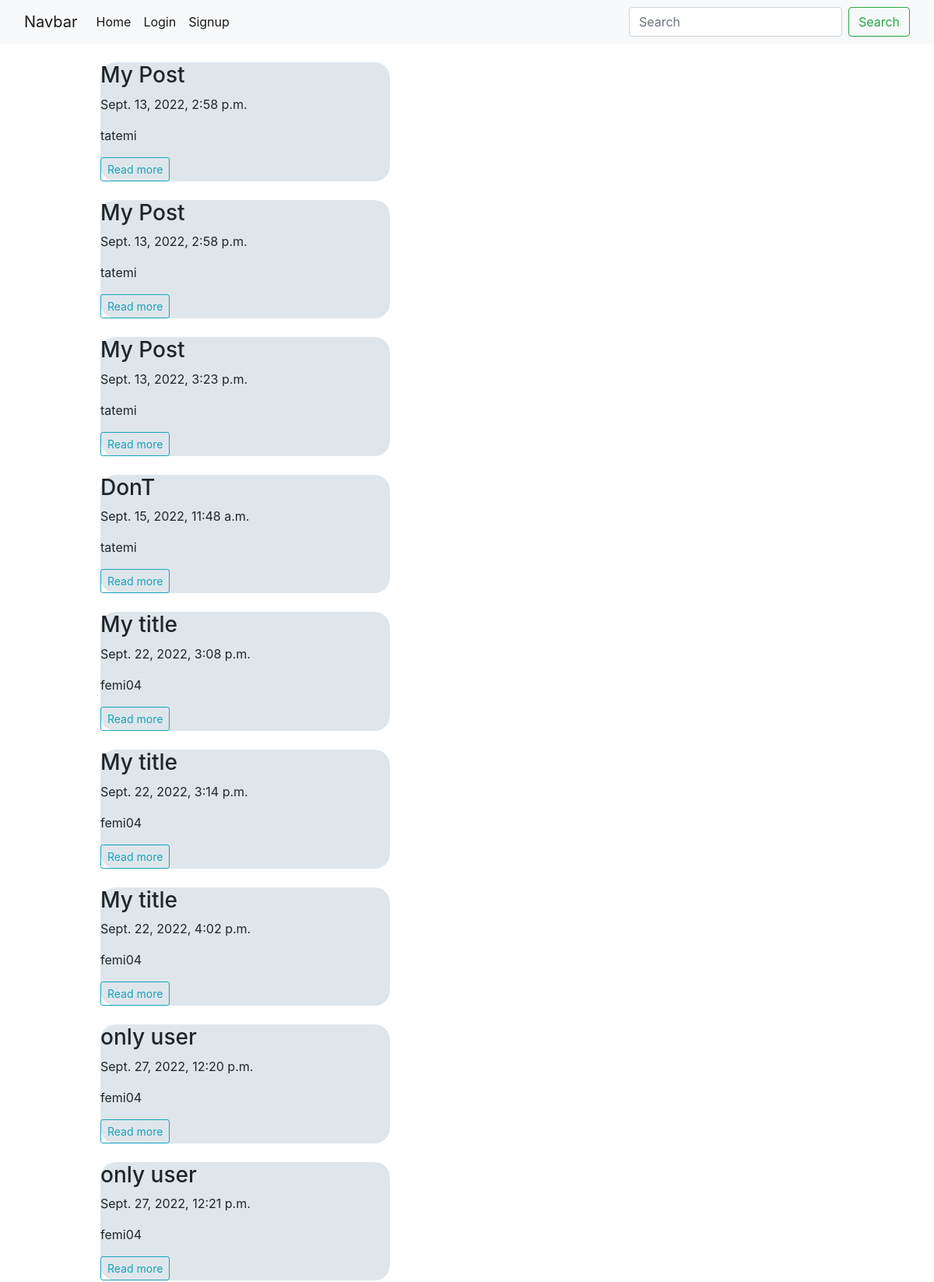
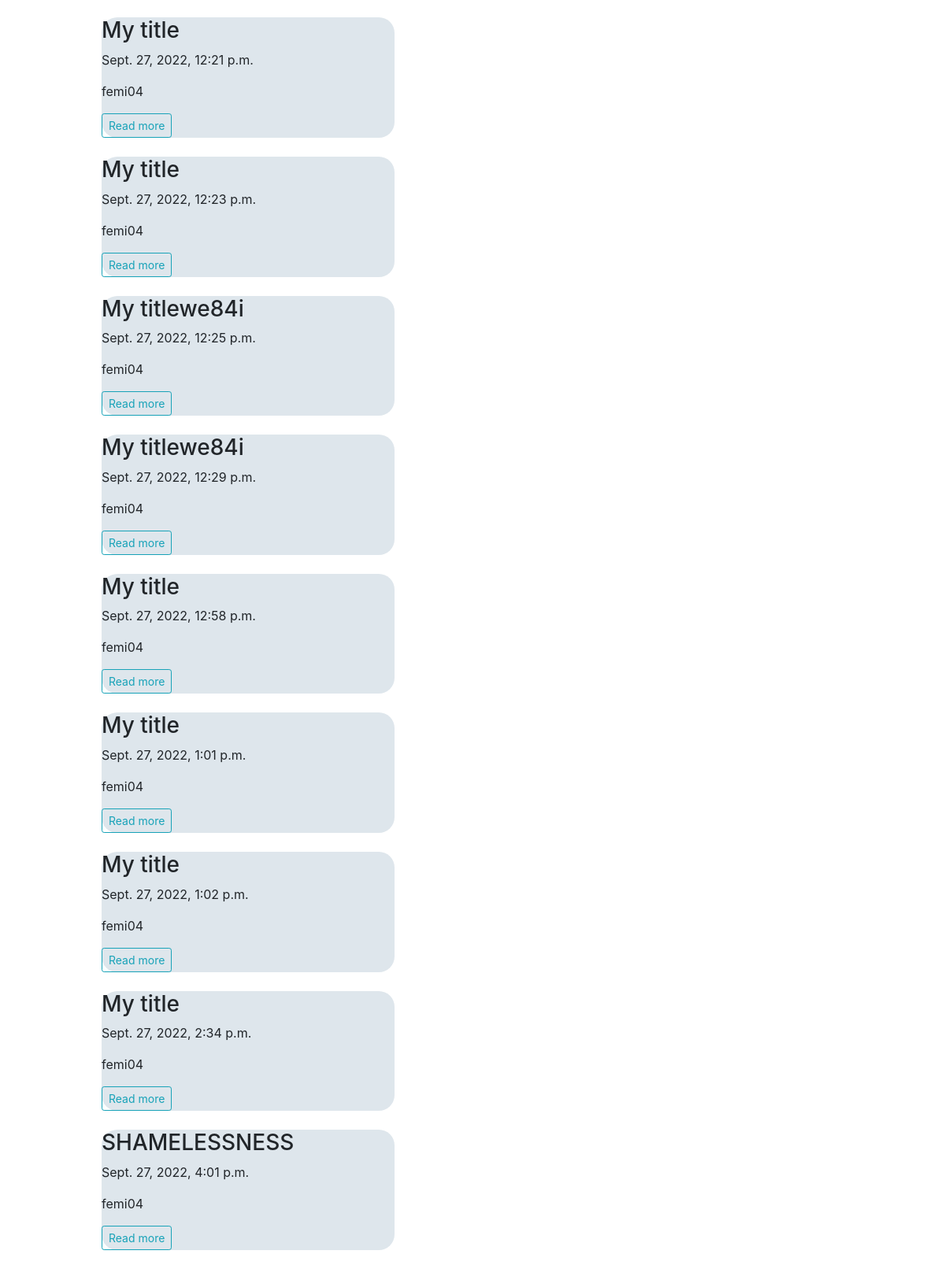
The page / on the database its author committed (2 pictures, top to bottom).
### femitex/models.py (models this page shows, shortened)
class Post(models.Model):
    title = models.CharField(max_length=50, default='My title')
    body = models.TextField(max_length=200)
    date_created = models.DateTimeField(default = timezone.now)
    owner = models.ForeignKey(User, on_delete=models.CASCADE)

### femitex/views.py (the view)
# urls.py: path('', views.home, name='homepage'),
def home(request):
    posts = Post.objects.all()
    return render(request, 'femitex/home.html',{'posts': posts})

### femitex/templates/femitex/home.html (shortened to what this page needs)
{% extends 'femitex/base.html' %}
{% block main-content %}
<div class="container">
  <div class="row">
    <div class="col-10 m-auto">
      {% for post in posts %}
      <div class=" m-4 mb-2" style="border-radius: 20px; background-color: #dee6ec">
        <h3>{{post.title}}</h3>
        <p>{{post.date_created}}</p>
        <p>{{post.owner.username}}</p>
        <a class="btn btn-sm btn-outline-info" href="{% url 'detailpage' post.id %}"> Read more</a>
      </div>
      {% endfor %}
    </div>
  </div>
</div>
{% endblock main-content %}

### femitex/templates/femitex/base.html (shortened to what this page needs)
<!DOCTYPE html>
<html lang="en">
<head>
    <link href="https://cdn.jsdelivr.net/npm/bootstrap@5.0.2/dist/css/bootstrap.min.css" rel="stylesheet">
    <link rel="stylesheet" href="https://maxcdn.bootstrapcdn.com/bootstrap/4.0.0/css/bootstrap.min.css"
>
</head>
<body>
    <nav class="navbar navbar-expand-lg navbar-light bg-light">
        <div class="container-fluid">
          <a class="navbar-brand" href="#">Navbar</a>
          <div class="collapse navbar-collapse" id="navbarSupportedContent">
            <ul class="navbar-nav me-auto mb-2 mb-lg-0">
              <li class="nav-item">
                <a class="nav-link active" aria-current="page" href="{% url 'homepage' %}">Home</a>
              </li>
              {% if user.is_authenticated %}
              <li class="nav-item">
                <a class="nav-link active" aria-current="page" href="{% url 'logoutpage'%}">Logout</a>
              </li>
              {% else %}
              <li class="nav-item">
                <a class="nav-link active" aria-current="page" href="{% url 'loginpage' %}">Login</a>
              </li>
              <li class="nav-item">
                <a class="nav-link active" aria-current="page" href="{% url 'signup' %}">Signup</a>
              </li>
              {% endif %}
            </ul>
            <form class="d-flex">
              <input class="form-control me-2" type="search" placeholder="Search" aria-label="Search">
              <button class="btn btn-outline-success" type="submit">Search</button>
            </form>
          </div>
        </div>
      </nav>
<div class="container">
    <div class="row">
        <div class="col">
            {% block main-content %}
            {% endblock main-content %}
        </div>
        <div class="col">
        </div>
    </div>
</div>
</body>
</html>

### rows shown on the page
Post: title "My Post", date_created "Sept. 13, 2022, 2:58 p.m.", owner.username "tatemi"
Post: title "My Post", date_created "Sept. 13, 2022, 2:58 p.m.", owner.username "tatemi"
Post: title "My Post", date_created "Sept. 13, 2022, 3:23 p.m.", owner.username "tatemi"
Post: title "DonT", date_created "Sept. 15, 2022, 11:48 a.m.", owner.username "tatemi"
Post: title "My title", date_created "Sept. 22, 2022, 3:08 p.m.", owner.username "femi04"
Post: title "My title", date_created "Sept. 22, 2022, 3:14 p.m.", owner.username "femi04"
Post: title "My title", date_created "Sept. 22, 2022, 4:02 p.m.", owner.username "femi04"
Post: title "only user", date_created "Sept. 27, 2022, 12:20 p.m.", owner.username "femi04"
Post: title "only user", date_created "Sept. 27, 2022, 12:21 p.m.", owner.username "femi04"
Post: title "My title", date_created "Sept. 27, 2022, 12:21 p.m.", owner.username "femi04"
Post: title "My title", date_created "Sept. 27, 2022, 12:23 p.m.", owner.username "femi04"
Post: title "My titlewe84i", date_created "Sept. 27, 2022, 12:25 p.m.", owner.username "femi04"
Post: title "My titlewe84i", date_created "Sept. 27, 2022, 12:29 p.m.", owner.username "femi04"
Post: title "My title", date_created "Sept. 27, 2022, 12:58 p.m.", owner.username "femi04"
Post: title "My title", date_created "Sept. 27, 2022, 1:01 p.m.", owner.username "femi04"
Post: title "My title", date_created "Sept. 27, 2022, 1:02 p.m.", owner.username "femi04"
Post: title "My title", date_created "Sept. 27, 2022, 2:34 p.m.", owner.username "femi04"
Post: title "SHAMELESSNESS", date_created "Sept. 27, 2022, 4:01 p.m.", owner.username "femi04"
